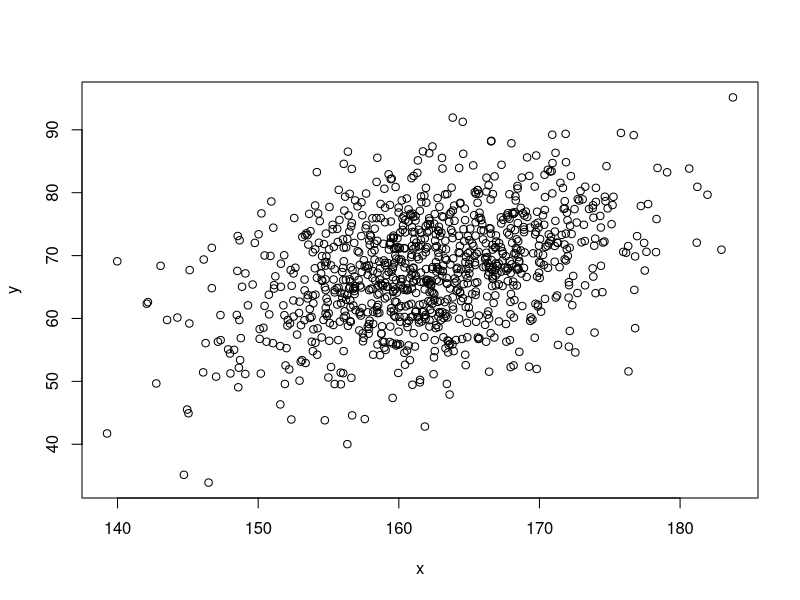

Source code (R):
## ---- chunk 1
knitr::opts_chunk$set(echo = TRUE)
## ---- chunk 2
y = rgamma(n=2, shape=2)
x = log(y)

median(x); log(median(y))
## ---- chunk 3
x = c(10, 8, 14, 7, 21, 44, 60)
mean(x); var(x)
## ---- chunk 4
x = rnorm(1000, 162, 7)
y = rnorm(1000, 3+0.4*x, 8)
plot(x, y)
## ---- chunk 5
mean(x); mean(y); sd(x); sd(y)
## ---- chunk 6
cor(x, y)
## ---- chunk 7
n <- 100000; z <- rnorm(n)
zneg <- 0; j <- 1

system.time( #time the original code
  for (i in 1:n) {
    if (z[i]<0) {
      zneg[j] <- z[i]
      j <- j + 1
    }
  }
)
## ---- chunk 8
system.time(
  opt_zneg <- z[z<0] #rewritten code
)
## ---- chunk 9
all(zneg == opt_zneg)
